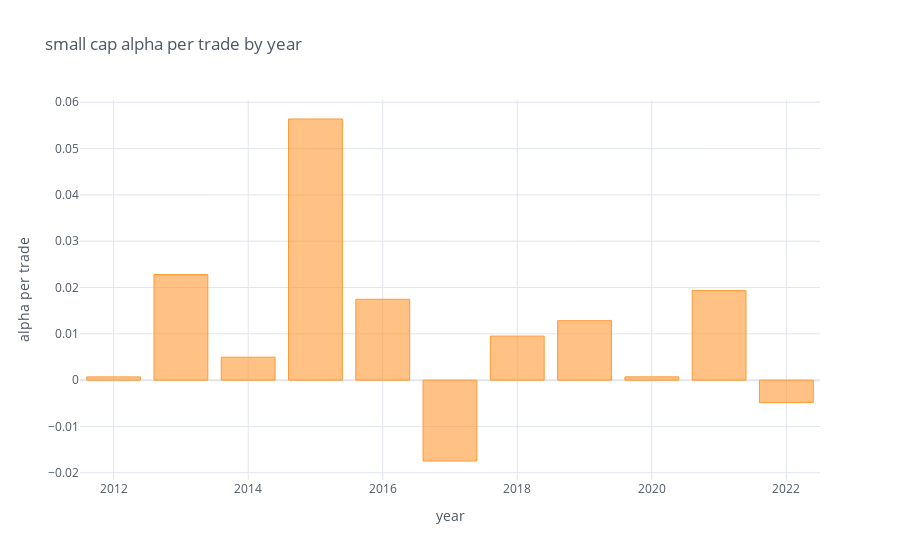

Notebook code cell kept with this figure:
### Markdown cell above
### - return by year

### Code cell
trade_alpha500_return_df_small.groupby("year")["return_post_15d"].apply(lambda x: x.mean()).apply(np.mean).iplot(kind = "bar",
                                        theme = 'white',
                                        xTitle = "year",
                                        yTitle = "alpha per trade",
                                        title = "small cap alpha per trade by year")

### Figure 1 — Plotly figure (JSON) as saved in the notebook; plotly's stock layout.template omitted (floating-point values rounded to 4 significant figures)
{"data": [{"marker": {"color": "rgba(255, 153, 51, 0.6)", "line": {"color": "rgba(255, 153, 51, 1.0)", "width": 1}}, "name": "return_post_15d", "orientation": "v", "text": "", "type": "bar", "x": [2012, 2013, 2014, 2015, 2016, 2017, 2018, 2019, 2020, 2021, 2022], "y": [0.000697, 0.0228, 0.004954, 0.05639, 0.01746, -0.01746, 0.009503, 0.01284, 0.0007067, 0.01933, -0.004849]}], "layout": {"legend": {"bgcolor": "#FFFFFF", "font": {"color": "#4D5663"}}, "paper_bgcolor": "#FFFFFF", "plot_bgcolor": "#FFFFFF", "title": {"font": {"color": "#4D5663"}, "text": "small cap alpha per trade by year"}, "xaxis": {"gridcolor": "#E1E5ED", "showgrid": true, "tickfont": {"color": "#4D5663"}, "title": {"font": {"color": "#4D5663"}, "text": "year"}, "zerolinecolor": "#E1E5ED"}, "yaxis": {"gridcolor": "#E1E5ED", "showgrid": true, "tickfont": {"color": "#4D5663"}, "title": {"font": {"color": "#4D5663"}, "text": "alpha per trade"}, "zerolinecolor": "#E1E5ED"}}}
